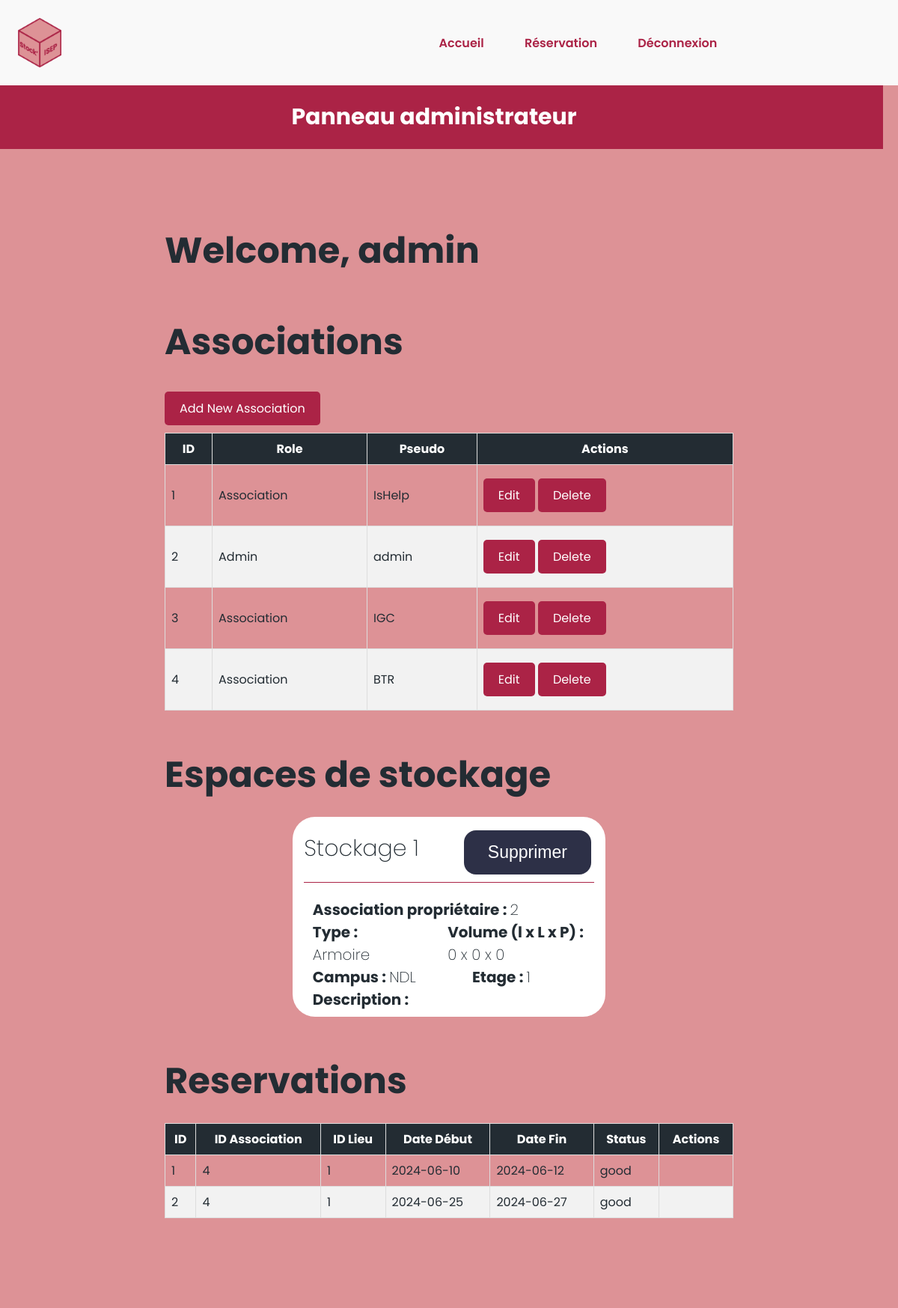
/MVC/View/admin.php (signed in), run on an earlier commit of the app's database.
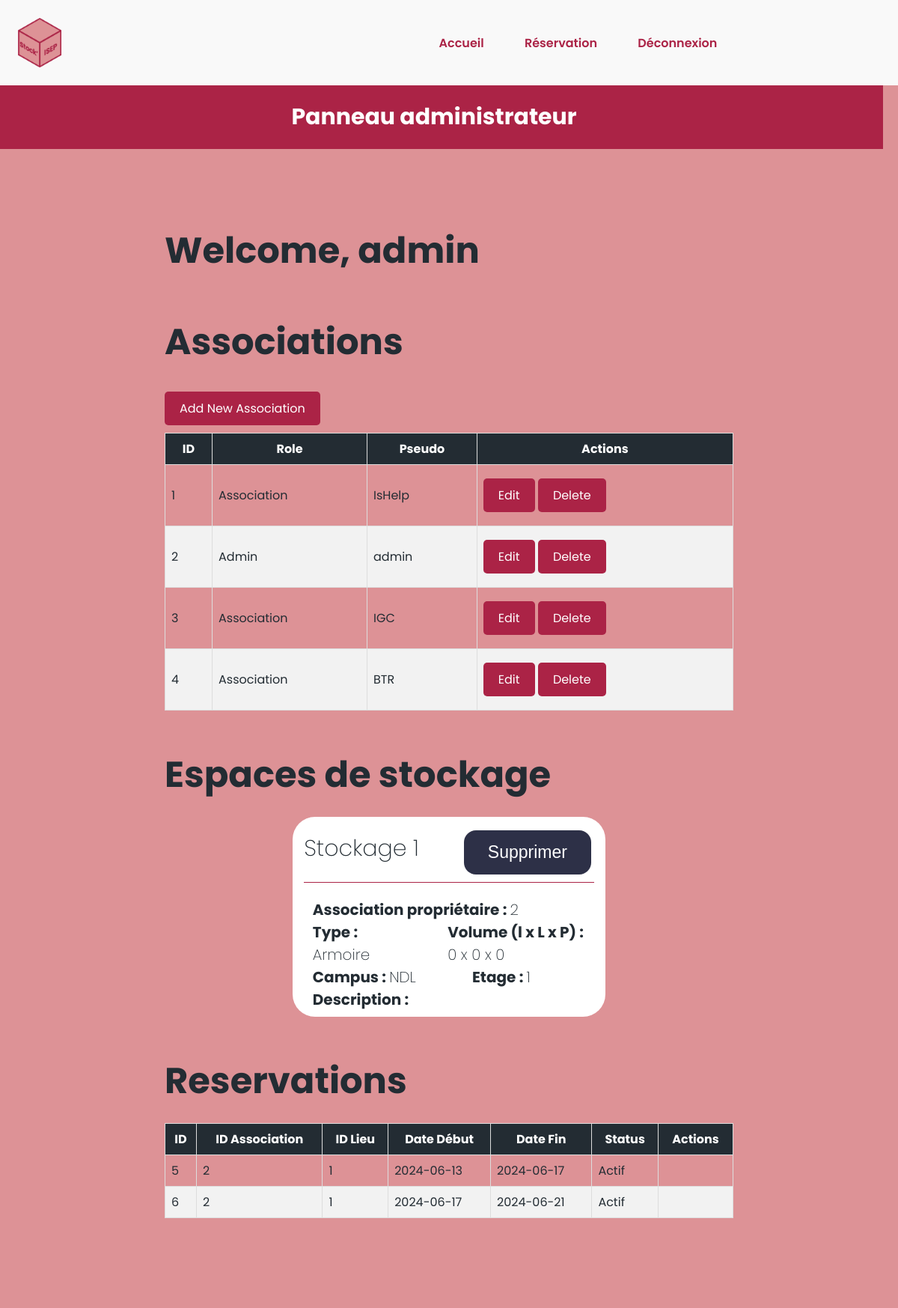
And on a later commit of the database.
### tables this page shows
CREATE TABLE `associations` (
  `ID` tinyint(30) NOT NULL,
  `role` tinytext NOT NULL,
  `pseudo` tinytext NOT NULL,
  `mdp` tinytext NOT NULL
);

CREATE TABLE `lieu` (
  `ID` tinyint(30) NOT NULL,
  `ID_association` tinyint(30) DEFAULT NULL,
  `nom` text NOT NULL,
  `NDC_NDL` varchar(3) NOT NULL,
  `type` varchar(255) NOT NULL,
  `etage` int(11) NOT NULL,
  `description_lieu` varchar(300) DEFAULT NULL,
  `largeur` int(11) NOT NULL,
  `profondeur` int(11) NOT NULL,
  `longueur` int(11) NOT NULL
);

CREATE TABLE `reservation` (
  `ID` tinyint(30) NOT NULL,
  `ID_association` tinyint(30) NOT NULL,
  `ID_lieu` tinyint(30) NOT NULL,
  `date_debut` date NOT NULL,
  `date_fin` date NOT NULL,
  `status` tinytext NOT NULL,
  `reservation_name` varchar(256) NOT NULL
);

### MVC/Controller/admin.php (called while the page is built, shortened)
<?php
require '../Model/db.php';
function fetchAssociations($conn) {
    $stmt = $conn->prepare("SELECT * FROM associations");
    $stmt->execute();
    $result = $stmt->get_result();
    $associations = $result->fetch_all(MYSQLI_ASSOC);
    return $associations;
}
function fetchLieux($conn) {
    $stmt = $conn->prepare("SELECT * FROM lieu");
    $stmt->execute();
    $result = $stmt->get_result();
    $lieux = $result->fetch_all(MYSQLI_ASSOC);
    return $lieux;
}
function fetchReservations($conn) {
    $stmt = $conn->prepare("SELECT * FROM reservation");
    $stmt->execute();
    $result = $stmt->get_result();
    $reservations = $result->fetch_all(MYSQLI_ASSOC);
    return $reservations;
}
$associations = fetchAssociations($conn);
$lieux = fetchLieux($conn);
$reservations = fetchReservations($conn);

### MVC/Controller/get_list.php (called while the page is built, shortened)
<?php
$env = parse_ini_file('../../.env');
$servername = $env["SERVER_NAME"];
$username = $env["USERNAME"];
$password = $env["PASSWORD"];
$dbname = $env["DB_NAME"];
$conn = new mysqli($servername, $username, $password, $dbname);
function get_list($c){
    $stmt = $c->prepare("SELECT * FROM lieu");
    $stmt->execute();
    $result = $stmt->get_result();
    $storages = array();
    if ($result->num_rows > 0) {
        while ($row = $result->fetch_assoc()) {
            $storages[] = $row;
        }
    }
    return $storages;
}
$storages = get_list($conn);

### MVC/View/admin.php (the view, shortened to what this page needs)
<?php
include '../Controller/admin.php';
include '../Controller/get_list.php';
?>
<!DOCTYPE html>
<html lang="fr">
<head>
    <link rel="stylesheet" href="css/admin-style.css">
    <link rel="stylesheet" href="css/header_style.css">
    <link rel="stylesheet" href="css/list.css">
</head>
<body>
<div class="bandeau">
    <h1 class="bandeau1">Panneau administrateur</h1>
</div>
    <div class="container">
        <section class="sec">
            <h2>Welcome, <?php echo htmlspecialchars($_SESSION['pseudo']); ?></h2>
            <div class="crud-section">
                <h2>Associations</h2>
                <a href="new_association.php" class="btn">Add New Association</a>
                <table class="crud-table">
                    <thead>
                        <tr>
                            <th>ID</th>
                            <th>Role</th>
                            <th>Pseudo</th>
                            <th>Actions</th>
                        </tr>
                    </thead>
                    <tbody>
                        <?php foreach ($associations as $association): ?>
                        <tr>
                            <td><?php echo htmlspecialchars($association['ID']); ?></td>
                            <td><?php echo htmlspecialchars($association['role']); ?></td>
                            <td><?php echo htmlspecialchars($association['pseudo']); ?></td>
                            <td>
                                <a href="edit_association.php?id=<?php echo $association['ID']; ?>" class="btn">Edit</a>
                                <a href="../Controller/delete_association.php?id=<?php echo $association['ID']; ?>" class="btn">Delete</a>
                            </td>
                        </tr>
                        <?php endforeach; ?>
                    </tbody>
                </table>
            </div>
            <div class="crud-section">
                <h2>Espaces de stockage</h2>
                <?php foreach ($storages as $storage): ?>
                    <div class="storage">
                        <div class="header_box">
                            <div class="name"><?php echo $storage['nom']; ?></div>
                            <form action="" method="post">
                                <button type="submit" name="delete_button">Supprimer</button>
                            </form>
                        </div>
                        <hr class="separator">
                        <div class="details">
                            <div class="asso"><strong>Association propriétaire : </strong><?php echo $storage['ID_association']; ?></div>
                            <div class="size">
                                <div class="type"><strong>Type : </strong><?php echo $storage['type']; ?></div>
                                <div class="volume"><strong>Volume (l x L x P) : </strong><?php echo $storage['largeur']; ?> x <?php echo $storage['longueur']; ?> x <?php echo $storage['profondeur']; ?></div>
                            </div>
                            <div class="place">
                                <div class="campus"><strong>Campus : </strong><?php echo $storage['NDC_NDL']; ?></div>
                                <div class="etage"><strong>Etage : </strong><?php echo $storage['etage']; ?></div>
                            </div>
                            <div class="description_lieu"><strong>Description : </strong><?php echo $storage['description_lieu']; ?></div>
                        </div>
                    </div>
                <?php endforeach; ?>
            </div>
            <div class="crud-section">
                <h2>Reservations</h2>
                <table class="crud-table">
                    <thead>
                        <tr>
                            <th>ID</th>
                            <th>ID Association</th>
                            <th>ID Lieu</th>
                            <th>Date Début</th>
                            <th>Date Fin</th>
                            <th>Status</th>
                            <th>Actions</th>
                        </tr>
                    </thead>
                    <tbody>
                        <?php foreach ($reservations as $reservation): ?>
                        <tr>
                            <td><?php echo htmlspecialchars($reservation['ID']); ?></td>
                            <td><?php echo htmlspecialchars($reservation['ID_association']); ?></td>
                            <td><?php echo htmlspecialchars($reservation['ID_lieu']); ?></td>
                            <td><?php echo htmlspecialchars($reservation['date_debut']); ?></td>
                            <td><?php echo htmlspecialchars($reservation['date_fin']); ?></td>
                            <td><?php echo htmlspecialchars($reservation['status']); ?></td>
                            <td>
                            </td>
                        </tr>
                        <?php endforeach; ?>
                    </tbody>
                </table>
            </div>
        </section>
    </div>
</body>
</html>

### MVC/View/css/admin-style.css (style rules this page uses)
* { margin: 0; padding: 0; box-sizing: border-box; font-family: 'Poppins', sans-serif; }
body { background: #f9f9f9; min-height: 100vh; overflow-x: hidden; }
.bandeau { padding: 20px 0; width: 100%; background-color: var(--amaranth-purple); height: 10%; display: flex; flex-direction: column; justify-content: center; align-items: center; color: white; font-size: 30px; position: relative; box-sizing: border-box; margin-left: -20px; margin-right: 0px; }
header { position: absolute; top: 0; left: 0; width: 100%; padding: 30px 100px; display: flex; justify-content: flex-start; align-items: center; z-index: 100; }
.logo { font-size: 2rem; color: var(--amaranth-purple); pointer-events: none; margin-right: 60vh; }
.nav a { text-decoration: none; color: var(--amaranth-purple); padding: 6px 15px; border-radius: 20px; margin: 0 10px; font-weight: 600; }
.sec { position: relative; background: var(--puce); padding: 100px; }
.sec h2 { font-size: 3em; color: var(--gunmetal); margin-bottom: 10px; }
.crud-section { margin-top: 50px; }
.crud-section h2 { margin-bottom: 20px; }
.crud-table { width: 100%; border-collapse: collapse; margin-bottom: 20px; }
.crud-table th, .crud-table td { border: 1px solid #ddd; padding: 8px; }
.crud-table th { background-color: var(--gunmetal); color: white; }
.crud-table tr:nth-child(even) { background-color: #f2f2f2; }
.btn { display: inline-block; padding: 10px 20px; margin: 10px 0; border: none; border-radius: 5px; background-color: var(--amaranth-purple); color: #fff; text-decoration: none; cursor: pointer; }
.container { width: 80%; margin: auto; }
h1 { background-color: var(--amaranth-purple); color: white; text-align: center; font-family: 'Poppins', sans-serif; font-size: 30px; }
form { background-color: white; max-width: 400px; margin: 0 auto; border-radius: 5px; }
button { background-color: var(--amaranth-purple); color: white; border: none; padding: 10px 15px; text-align: center; text-decoration: none; display: inline-block; font-size: 16px; margin-top: 10px; cursor: pointer; border-radius: 5px; }

### MVC/View/css/header_style.css (style rules this page uses)
header { position: relative; padding: 2% 2% !important; display: flex; justify-content: flex-start; align-items: center; z-index: 100; background-color: #f9f9f9; }
.logo { color: var(--amaranth-purple); pointer-events: none; margin-right: 60vh; width: 5%; }
.nav a { text-decoration: none; color: var(--amaranth-purple); padding: 6px 15px; border-radius: 20px; margin: 0 10px; font-weight: 600; }

### MVC/View/css/list.css (style rules this page uses)
body { background-color: var(--puce); color: var(--gunmetal); font-family: Poppins, sans-serif; margin: 0; padding: 0; overflow-x: hidden; }
header { background-color: #f9f9f9; margin: 0; padding: 0; }
.bandeau { padding: 20px 0; width: 100%; background-color: var(--amaranth-purple); height: 10%; display: flex; flex-direction: column; justify-content: center; align-items: center; color: white; font-size: 30px; box-sizing: border-box; margin-right: -8px; }
.storage { padding: 1% 2%; border: 0px solid var(--gunmetal); width: 55%; margin: 1% auto auto; background-color: white; border-radius: 30px; display: flex; flex-direction: column; font-weight: 200; font-size: 20px; }
.name { font-weight: 200; font-size: 30px; flex-grow: 1; }
.header_box { display: flex; justify-content: space-between; align-items: center; }
button { width: fit-content; padding: 1rem 2rem; cursor: pointer; color: #fff; font-size: 115%; font-family: 'Gill Sans', sans-serif; border-radius: 1rem; border: none; position: relative; background: #2D3047; transition: 0.1s; }
form { margin-right: 1%; }
.details { padding-left: 3%; padding-top: 3%; }
.separator { margin: 10px 0; border: none; border-top: 1px solid var(--amaranth-purple); }
.size, .place { display: flex; gap: 20%; }

### MVC/View/css/colors.css (style rules this page uses)
:root { --gunmetal: #232c33; --old-lace: #f7eedf; --pale-dogwood: #c6afa5; --puce: #dd9296; --amaranth-purple: #ab2346; --darker-puce: #9d383c; }

What changed in the data, as far as the page shows it:
removed reservation: ID "1", ID_association "4", ID_lieu "1", date_debut "2024-06-10", date_fin "2024-06-12", status "good"
removed reservation: ID "2", ID_association "4", ID_lieu "1", date_debut "2024-06-25", date_fin "2024-06-27", status "good"
added reservation: ID "5", ID_association "2", ID_lieu "1", date_debut "2024-06-13", date_fin "2024-06-17", status "Actif"
added reservation: ID "6", ID_association "2", ID_lieu "1", date_debut "2024-06-17", date_fin "2024-06-21", status "Actif"
